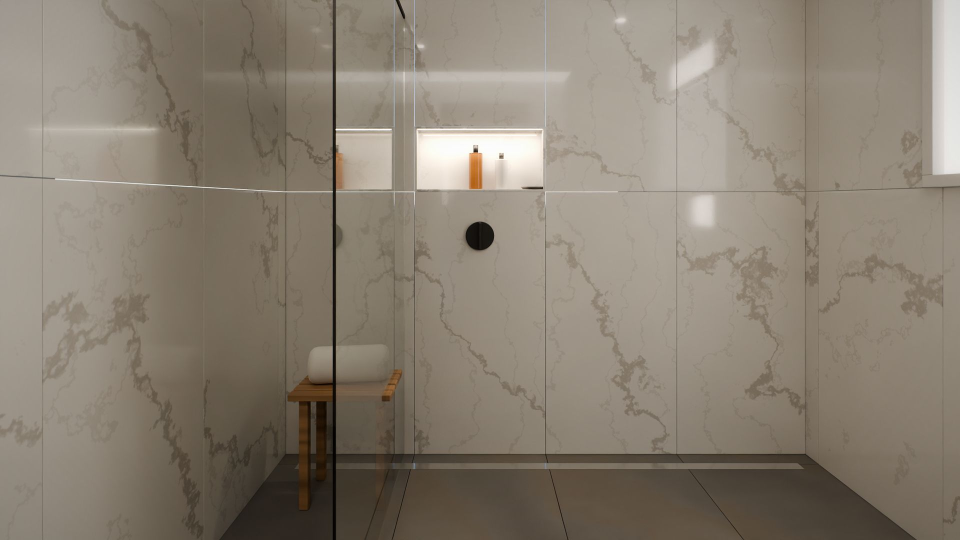
#> input picture cowey-tiling/img/bath-1920.jpg, 1920 x 1080 px, given in place of 0000.jpg, which was not available (shown at 1/2 size)
$ python frames.py ../img/bath-1920.jpg
#> lines starting #> are read from the running program, lines starting #| are printed output that depends on the picture; pictures that were not available may be replaced by others from this repository, and a replacement may not be noted
### cowey-tiling/render/post.py
"""Photographic finishing + web encodes.

python post.py <in.png> <out_dir> <basename> [widths] [--warm 1.0] [--vig 0.22] [--bloom 1.0]
Writes <basename>-<w>.avif / .webp / .jpg for each width.
"""
import sys, os, json
import numpy as np
from PIL import Image, ImageFilter


def blur(arr, radius):
    im = Image.fromarray(np.clip(arr * 255, 0, 255).astype(np.uint8))
    return np.asarray(im.filter(ImageFilter.GaussianBlur(radius))).astype(np.float32) / 255


def scale_channel(ch, s):
    h, w = ch.shape
    cx, cy = w / 2, h / 2
    im = Image.fromarray(np.clip(ch * 255, 0, 255).astype(np.uint8))
    im = im.transform((w, h), Image.AFFINE, (1 / s, 0, cx - cx / s, 0, 1 / s, cy - cy / s), resample=Image.BICUBIC)
    return np.asarray(im).astype(np.float32) / 255


# [48 lines left out: functions finish, encode, not called in this run]


# [10 lines that do not run on import are left out]

### cowey-tiling/render/frames.py
"""Grade the drone frames, cut the 16:9 and 9:16 crops, and encode them as short H.264 video chunks for the scroll player.

python frames.py [--skip-grade]
Reads out/fly/world/NNNN.png (one continuous flight).
Writes site/v/{L,P}-k.mp4, the poster and the service photos in site/img, and out/fly/manifest.json for build_site.py.
"""
import os, sys, json, subprocess, shutil
import numpy as np
from PIL import Image, ImageFilter
sys.path.insert(0, os.path.dirname(os.path.abspath(__file__)))
from post import blur, scale_channel

ROOT = os.path.dirname(os.path.dirname(os.path.abspath(__file__)))
FLY = os.path.join(ROOT, 'out', 'fly')
SRC = os.path.join(FLY, 'world')
ENC = os.path.join(ROOT, 'out', 'enc')
SITE = os.environ.get('SITE_DIR', os.path.join(ROOT, 'site'))
N = 290
FPS = 30
CHUNKS = [(0, 118), (118, 60), (178, 112)]          # garden and kitchen; hallway and bathroom; street and coffee shop
CRF = int(os.environ.get('CRF', '23'))
GOP = int(os.environ.get('GOP', '4'))
FFMPEG = os.environ.get('FFMPEG', 'ffmpeg')

GRADE = {
    'garden': dict(wb=0.55, lift=0.03, bloom=0.8, vig=0.22),
    'kitchen': dict(wb=0.2, lift=0.025, bloom=1.0, vig=0.24),
    'hall': dict(wb=0.3, lift=0.02, bloom=0.9, vig=0.24),
    'bath': dict(wb=0.05, lift=0.0, bloom=0.7, vig=0.18),
    'street': dict(wb=0.25, lift=0.03, bloom=0.7, vig=0.2),
    'cafe': dict(wb=0.15, lift=0.02, bloom=1.1, vig=0.26),
}
ZONES = [(0, 'garden'), (56, 'garden'), (76, 'kitchen'), (110, 'kitchen'), (124, 'hall'), (142, 'hall'), (152, 'bath'), (170, 'bath'),
         (186, 'street'), (232, 'street'), (248, 'cafe'), (289, 'cafe')]
# frames used as still photos: the poster (must be frame 0) and the service cards
STILLS = {'hero': 0, 'garden': 40, 'kitchen': 90, 'hall': 132, 'bath': 158, 'commercial': 289}


def grade_for(f):
#> called with f = 0
    for (f0, a), (f1, b) in zip(ZONES, ZONES[1:]):
        if f0 <= f <= f1:
            t = 0 if f1 == f0 else (f - f0) / (f1 - f0)
            t = t * t * (3 - 2 * t)
            return {k: GRADE[a][k] * (1 - t) + GRADE[b][k] * t for k in GRADE[a]}
    return dict(GRADE[ZONES[-1][1]])


def develop(path, wb, lift, bloom, warm=1.0, ca=0.0006, **_):
#> called with path = 'cowey-tiling/out/fly/world/0000.jpg', wb = 0.55, lift = 0.03, bloom = 0.8, warm = 1, ca = 0.0006
    a = np.asarray(Image.open(path).convert('RGB')).astype(np.float32) / 255
    if wb:
        a = a * np.array([1 + 0.05 * wb, 1 + 0.008 * wb, 1 - 0.06 * wb], np.float32)
    if lift:
        a = a + lift * (1 - a) ** 3
    w = a.shape[1]
#> w = 1920
    if bloom > 0:
        hi = np.clip((a.max(axis=2) - 0.80) / 0.2, 0, 1)[..., None] * a
        tint = np.array([1.0, 0.86 * warm ** 0.2, 0.7 * warm ** 0.4], np.float32)
        a = a + bloom * (blur(hi, w * 0.0035) * 0.22 + blur(hi, w * 0.018) * 0.16 * tint)
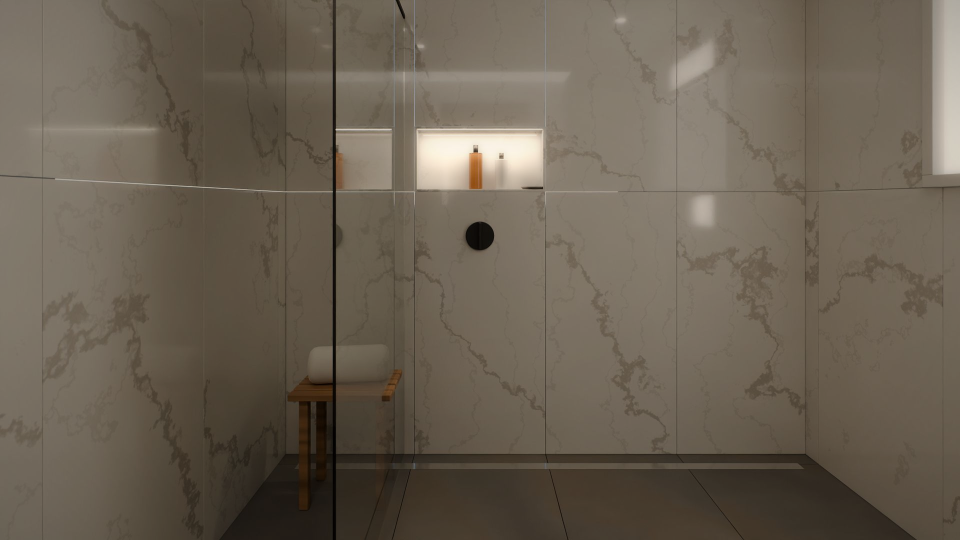
#> a: shape (1080, 1920, 3) float32 (shown at 1/2 size); mean R, G, B 0.561, 0.511, 0.442; drawn with min black and max white
    if ca:
        a[..., 0] = scale_channel(np.clip(a[..., 0], 0, 1), 1 + ca)
#> in scale_channel, `im = Image.fromarray(np.clip(ch * 255, 0, 255).astype(np.uint8))`:
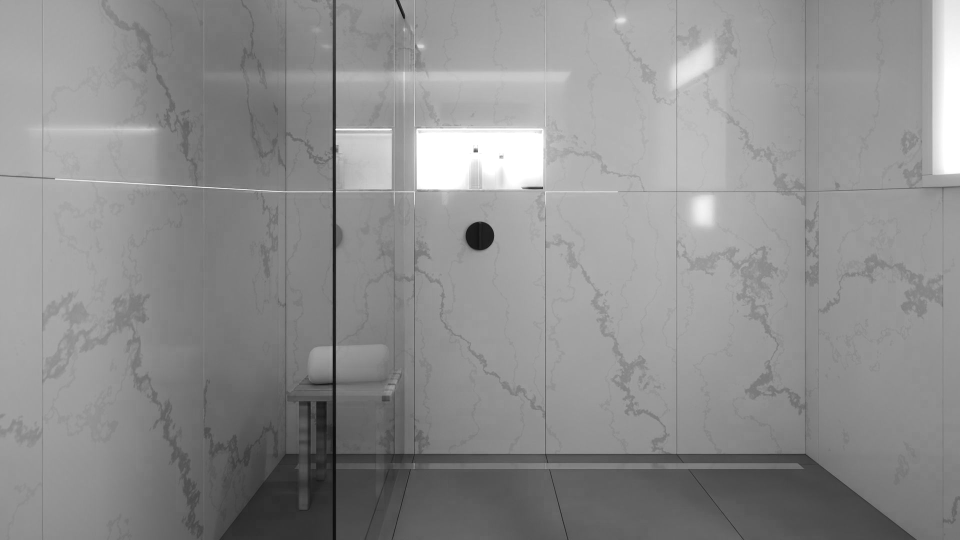
#> im: PIL image 1920x1080 L (shown at 1/2 size); min 7, max 255, mean 141.7
        a[..., 1] = scale_channel(np.clip(a[..., 1], 0, 1), 1 + ca / 2)
    return np.clip(a, 0, 1)
#> returned value: shape (1080, 1920, 3) float32


def vignette(a, vig):
    h, w = a.shape[:2]
    yy, xx = np.mgrid[0:h, 0:w].astype(np.float32)
    r = np.sqrt(((xx - w / 2) / (w / 2)) ** 2 + ((yy - h / 2) / (h / 2)) ** 2) / np.sqrt(2)
    return a * (1 - vig * r ** 2.3)[..., None]


def crops(a):
    s = a.shape[0]
#> s = 1080
    short = round(s * 9 / 16 / 2) * 2
#> short = 608
    o = (s - short) // 2
#> o = 236
    return {'L': a[o:o + short, :], 'P': a[:, o:o + short]}


def to_im(a):
    return Image.fromarray((np.clip(a, 0, 1) * 255 + 0.5).astype(np.uint8))


def save_still(im, name, key):
    widths = {'L': [768, 1152], 'P': [480, 648]}[key] if name == 'hero' else ([640, 1152] if key == 'L' else [])
    for w in widths:
        sm = im if w == im.size[0] else im.resize((w, round(im.size[1] * w / im.size[0])), Image.LANCZOS)
        tag = name if key == 'L' else f'{name}-p'
        out = os.path.join(SITE, 'img', f'{tag}-{w}')
        sm.save(out + '.avif', quality=62, speed=4)
        sm.save(out + '.jpg', quality=82, optimize=True, progressive=True)


def grade_all():
    still_at = {v: k for k, v in STILLS.items()}
    for k in ('L', 'P'):
        os.makedirs(os.path.join(ENC, k), exist_ok=True)
    os.makedirs(os.path.join(SITE, 'img'), exist_ok=True)
    for f in range(N):
        src = os.path.join(SRC, f'{f:04d}.png')
        if not os.path.exists(src):
            src = src[:-4] + '.jpg'          # frames rendered on the helper machines arrive as JPEG
        g = grade_for(f)
        a = develop(src, **g)
        for k, c in crops(a).items():
            im = to_im(vignette(c, g['vig'])).filter(ImageFilter.UnsharpMask(radius=0.8, percent=28, threshold=2))
            im.save(os.path.join(ENC, k, f'{f:04d}.png'), compress_level=1)
            if f in still_at:
                save_still(im, still_at[f], k)
#> this loop made 2 passes
#> (h in vignette, w in vignette, widths in save_still) on passes 1 to 2: (608, 1920, [768, 1152]), (1080, 608, [480, 648])
#> pass 1, in vignette, `yy, xx = np.mgrid[0:h, 0:w].astype(np.float32)`:
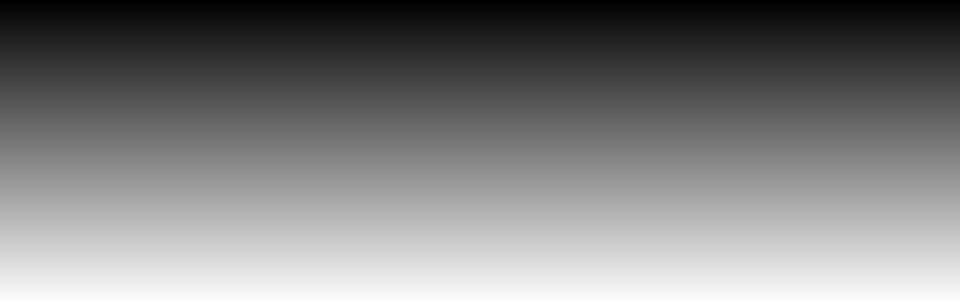
#> yy: shape (608, 1920) float32 (shown at 1/2 size); min 0, max 607, mean 303.5; drawn with min black and max white
#> pass 1, in vignette, `yy, xx = np.mgrid[0:h, 0:w].astype(np.float32)`:
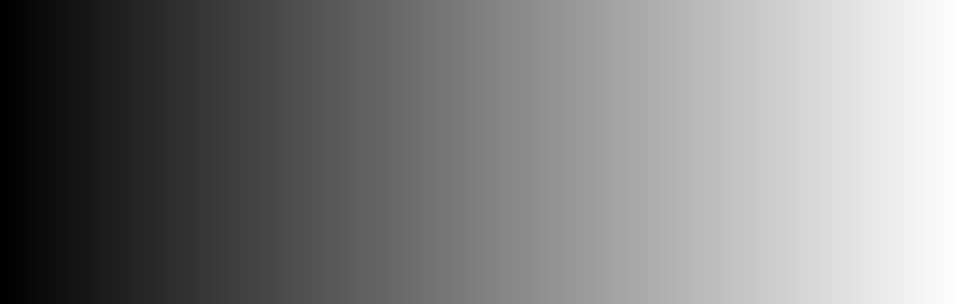
#> xx: shape (608, 1920) float32 (shown at 1/2 size); min 0, max 1919, mean 959.5; drawn with min black and max white
#> pass 1, in vignette, `r = np.sqrt(((xx - w / 2) / (w / 2)) ** 2 + ((yy - h / 2) / (h / 2)) *..`:
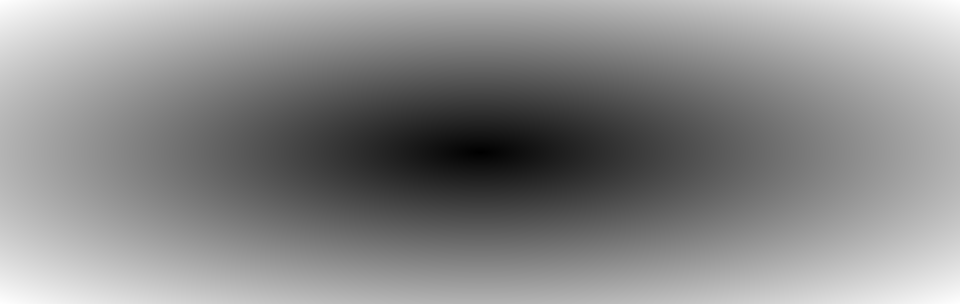
#> r: shape (608, 1920) float32 (shown at 1/2 size); min 0, max 1, mean 0.541
#> pass 1, in grade_all, `im = to_im(vignette(c, g['vig'])).filter(ImageFilter.UnsharpMask(radiu..`:
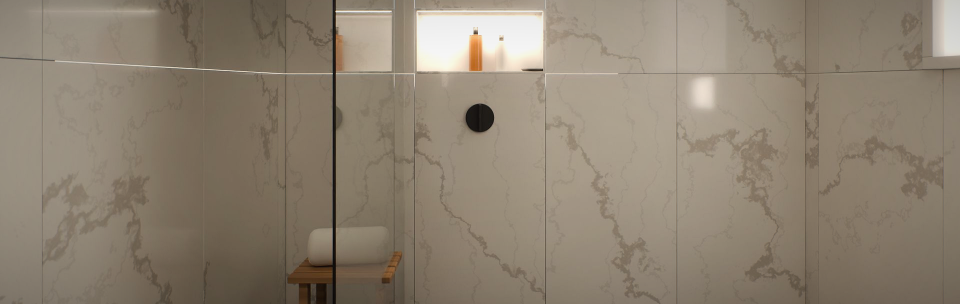
#> im: PIL image 1920x608 RGB (shown at 1/2 size); mean R, G, B 141.2, 129.2, 112.9
#> after the loop:
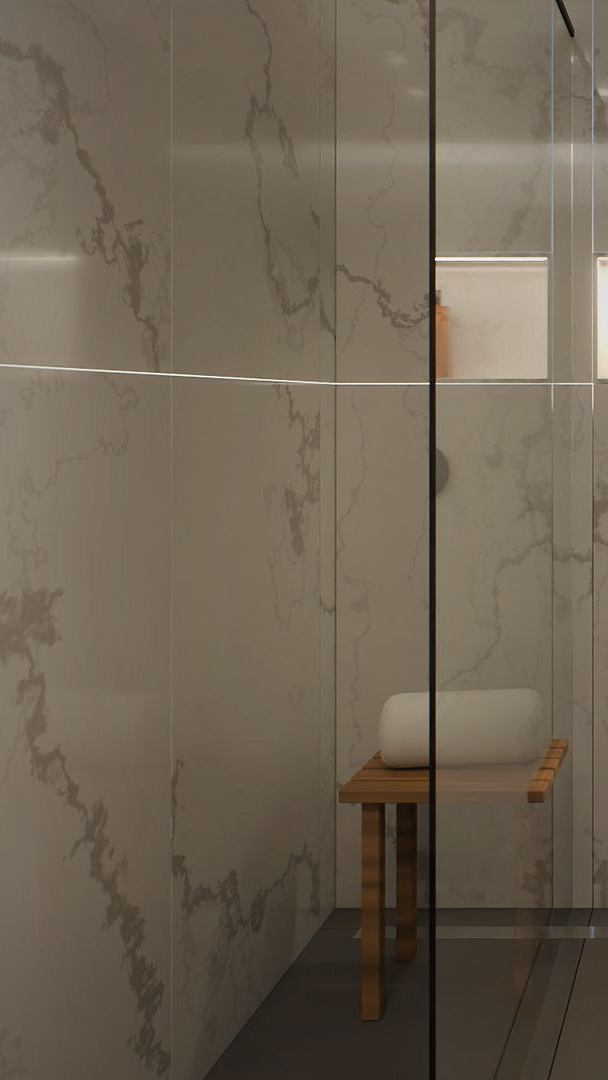
#> im: PIL image 608x1080 RGB; mean R, G, B 111.1, 99.4, 83.7
        if f % 20 == 0:
            print('graded', f, flush=True)
#> pass 2 of the loop in grade_all, `for f in range(N):`:
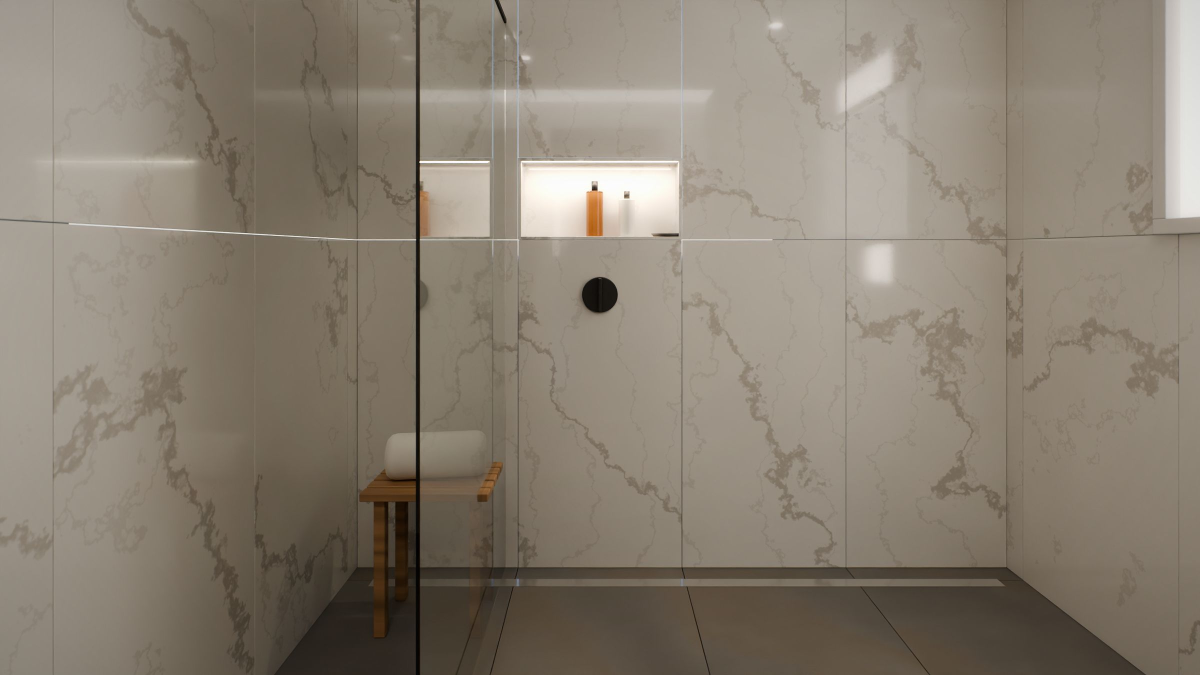
#> input picture cowey-tiling/img/bath-2400.jpg, 2400 x 1350 px, given in place of 0001.jpg, which was not available (shown at 1/2 size)
#> hi: shape (1350, 2400, 3) float32
#> the loop in grade_all, `for k, c in crops(a).items():` made 2 passes
#> (h in vignette, w in vignette) on passes 1 to 2: (760, 2400), (1350, 760)
#> pass 1, in grade_all, `im = to_im(vignette(c, g['vig'])).filter(ImageFilter.UnsharpMask(radiu..`:
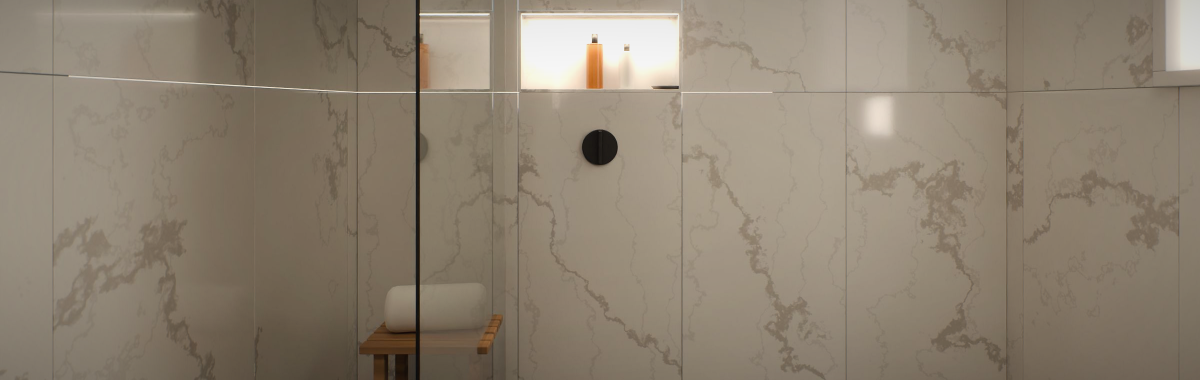
#> im: PIL image 2400x760 RGB (shown at 1/2 size); mean R, G, B 141.2, 129.3, 112.9
#> after the loop in grade_all, `for k, c in crops(a).items():`:
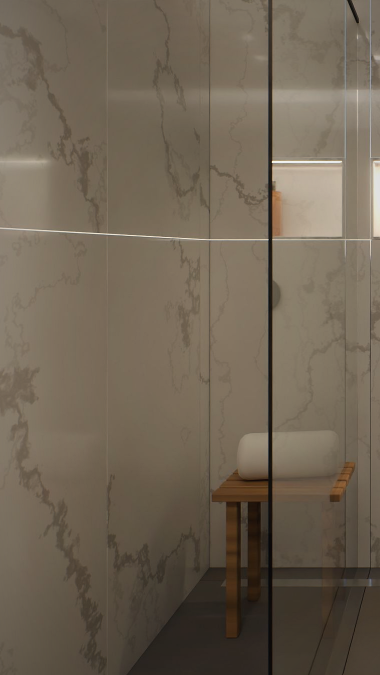
#> im: PIL image 760x1350 RGB (shown at 1/2 size); mean R, G, B 111.2, 99.4, 83.7


def encode():
    os.makedirs(os.path.join(SITE, 'v'), exist_ok=True)
    sizes = {}
    for k in ('L', 'P'):
        for i, (start, n) in enumerate(CHUNKS):
            out = os.path.join(SITE, 'v', f'{k}-{i}.mp4')
            cmd = [FFMPEG, '-y', '-loglevel', 'error', '-framerate', str(FPS), '-start_number', str(start), '-i', os.path.join(ENC, k, '%04d.png'),
                   '-frames:v', str(n), '-vf', 'scale=out_color_matrix=bt709:out_range=tv,format=yuv420p',
                   '-c:v', 'libx264', '-preset', 'slow', '-crf', str(CRF), '-g', str(GOP), '-keyint_min', str(GOP), '-sc_threshold', '0', '-bf', '0',
                   '-tune', 'film', '-profile:v', 'high', '-level', '4.0', '-colorspace', 'bt709', '-color_primaries', 'bt709', '-color_trc', 'bt709',
                   '-color_range', 'tv', '-movflags', '+faststart', '-an', out]
            subprocess.run(cmd, check=True)
            sizes[f'{k}-{i}'] = round(os.path.getsize(out) / 1024)
            # VP9 copy for the few browsers without H.264 (open source Chromium builds)
            webm = out[:-4] + '.webm'
            cmd = [FFMPEG, '-y', '-loglevel', 'error', '-framerate', str(FPS), '-start_number', str(start), '-i', os.path.join(ENC, k, '%04d.png'),
                   '-frames:v', str(n), '-vf', 'scale=out_color_matrix=bt709:out_range=tv,format=yuv420p',
                   '-c:v', 'libvpx-vp9', '-crf', '33', '-b:v', '0', '-g', str(GOP), '-deadline', 'good', '-cpu-used', '3', '-row-mt', '1',
                   '-colorspace', 'bt709', '-color_primaries', 'bt709', '-color_trc', 'bt709', '-color_range', 'tv', '-an', webm]
            subprocess.run(cmd, check=True)
            sizes[f'{k}-{i}.webm'] = round(os.path.getsize(webm) / 1024)
    return sizes


def main():
    if '--skip-grade' not in sys.argv:
        grade_all()
    sizes = encode()
    dims = {k: Image.open(os.path.join(ENC, k, '0000.png')).size for k in ('L', 'P')}
    man = dict(n=N, fps=FPS, chunks=[dict(start=s, n=n) for s, n in CHUNKS], L=dims['L'], P=dims['P'], kb=sizes)
    json.dump(man, open(os.path.join(FLY, 'manifest.json'), 'w'))
    print(json.dumps(man))


if __name__ == '__main__':
#> (the run stopped early here; a loop or call above may not have finished)
